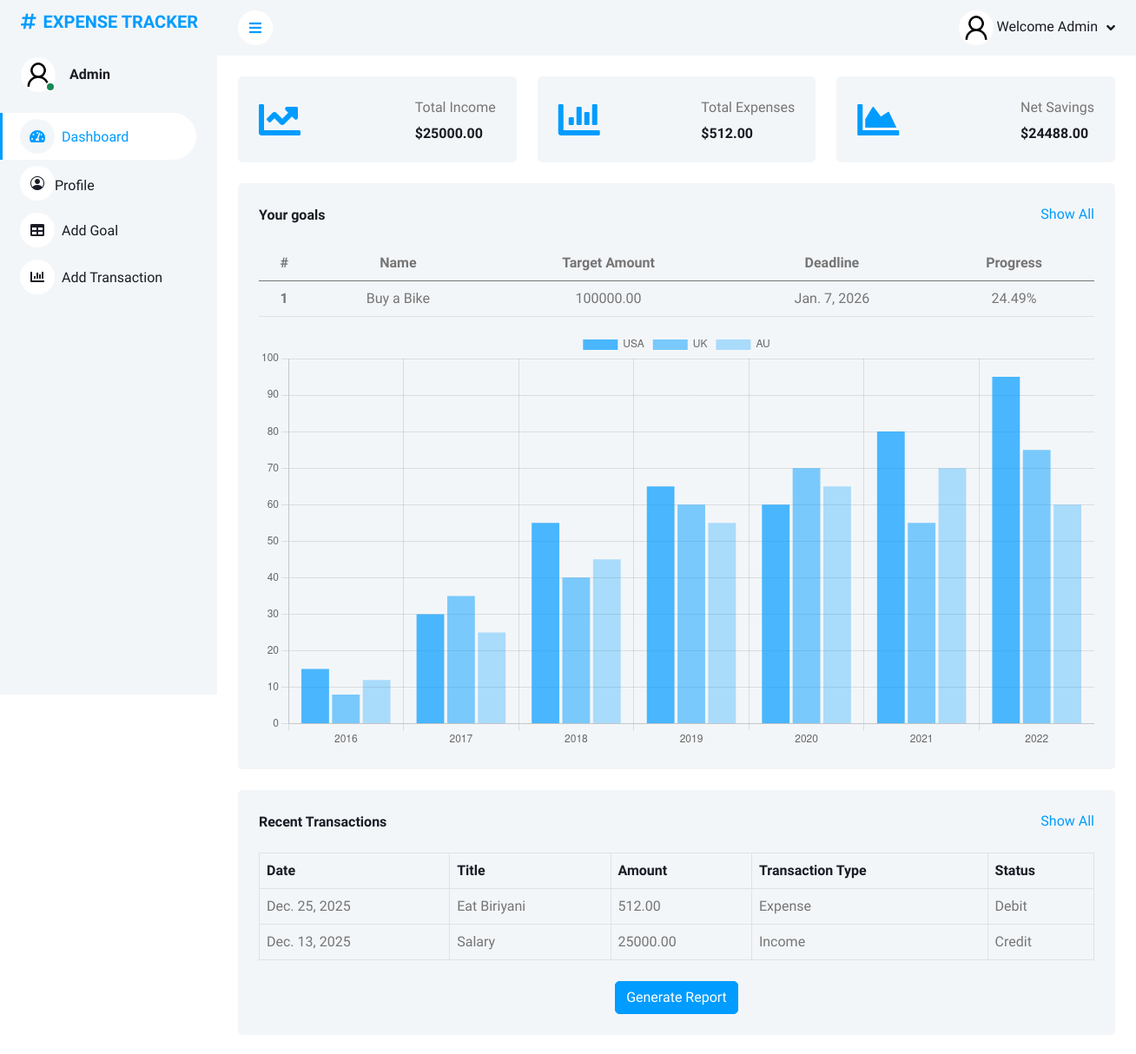
Page / (signed in, upper part) on the earlier database version.
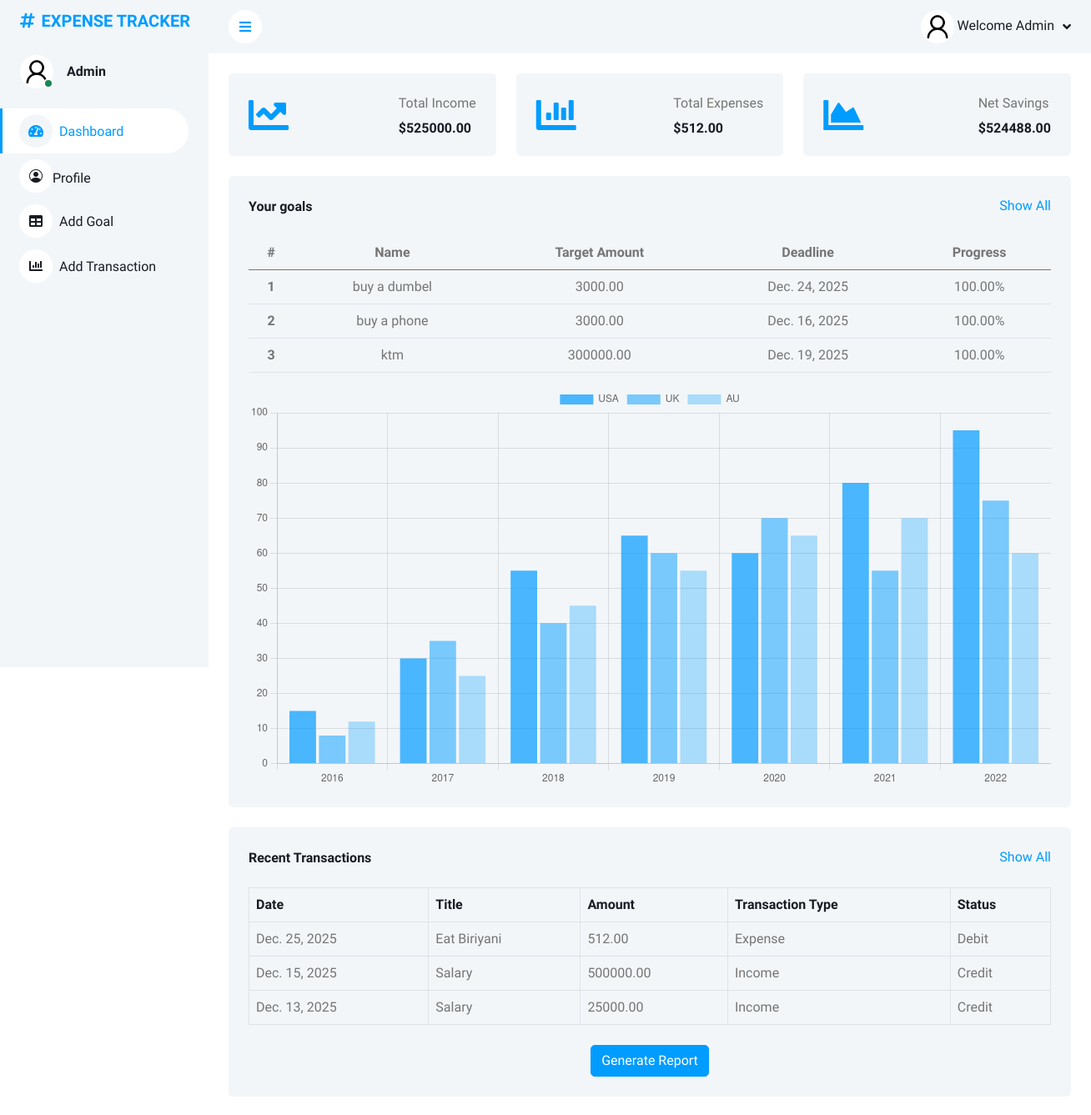
Same page on the later database version.
### exp_app/models.py (models this page shows, shortened)
class Goal(models.Model):
    user = models.ForeignKey(User, on_delete=models.CASCADE)
    name = models.CharField(max_length=255)
    target_amount = models.DecimalField(max_digits=10,decimal_places=2)
    deadline = models.DateField()

class Transaction(models.Model):
    TRANSACTION_TYPES = [
        ('Income','Income'),
        ('Expense','Expense')
    ]
    user = models.ForeignKey(User, on_delete=models.CASCADE)
    title = models.CharField(max_length=255)
    amount = models.DecimalField(max_digits=10,decimal_places=2)
    transaction_type = models.CharField(max_length=10,choices=TRANSACTION_TYPES)
    date = models.DateField()
    category = models.CharField(max_length=255)

### exp_app/views.py (the view)
# urls.py: path('',DashboardView.as_view(),name='dashboard'),
class DashboardView(LoginRequiredMixin,View):
    def get(self,request,*args,**kwargs):
        categories, amounts = summarize_expense_data(request.user)
        chart_data = None
        if categories and amounts:
            chart_data = get_bar_chart(categories, amounts)
        transactions = Transaction.objects.filter(user=request.user).order_by('-date')[:5]
        goals = Goal.objects.filter(user=request.user)[:5]
        trfilter = Transaction.objects.filter(user=request.user)
        total_income = Transaction.objects.filter(user=request.user,transaction_type='Income').aggregate(Sum('amount'))['amount__sum'] or 0
        total_expense = Transaction.objects.filter(user=request.user,transaction_type='Expense').aggregate(Sum('amount'))['amount__sum'] or 0
        net_savings = total_income-total_expense
        remaining_savings = net_savings
        goal_progress = []
        for goal in goals:
            if remaining_savings >= goal.target_amount:
                goal_progress.append({'goal':goal,'progress':100})
                remaining_savings -= goal.target_amount
            elif remaining_savings > 0:
                progress = (remaining_savings / goal.target_amount) * 100 # 24488 /
                goal_progress.append({'goal':goal,'progress':progress})
                remaining_savings = 0
            else:
                goal_progress.append({'goal':goal,'progress':0})
        context = {
            'trfilter':trfilter,
            'total_income':total_income,
            'total_expense':total_expense,
            'transactions':transactions,
            'net_savings':net_savings,
            'goal_progress':goal_progress,
            'chart_data':chart_data
        }
        return render(request, 'dashboard.html',context)

### exp_app/views.py (called while the page is built)
def summarize_expense_data(user):
    expenses = Transaction.objects.filter(user=user, transaction_type='Expense')
    df = pd.DataFrame(list(expenses.values('category','amount')))
    if df.empty:
        return None,None
    summary = df.groupby('category')['amount'].sum().sort_values(ascending=False)
    categories = summary.index.tolist()
    amounts = summary.values.tolist()
    return categories, amounts

def get_bar_chart(categories, amounts):
    plt.switch_backend('Agg')
    plt.figure(figsize=(10, 6))
    plt.bar(categories, amounts, color='skyblue')
    plt.xticks(rotation=45, ha='right')
    plt.title('Expenses by Category')
    plt.xlabel('Category')
    plt.ylabel('Amount')
    plt.tight_layout()
    buf = io.BytesIO()
    plt.savefig(buf, format='png')
    buf.seek(0)
    plt.close() # Close the figure to free memory
    image_base64 = base64.b64encode(buf.read()).decode('utf-8')
    buf.close()
    return image_base64

### templates/dashboard.html (shortened to what the changed rows need)
{% extends 'base.html' %}
         {% block content %}
            <div class="container-fluid pt-4 px-4">
                <div class="row g-4">
                    <div class="col-sm-6 col-xl-4">
                        <div class="bg-light rounded d-flex align-items-center justify-content-between p-4">
                            <div class="ms-3">
                                <p class="mb-2">Total Income</p>
                                <h6 class="mb-0">${{total_income|floatformat:2}}</h6>
                            </div>
                        </div>
                    </div>
                    <div class="col-sm-6 col-xl-4">
                        <div class="bg-light rounded d-flex align-items-center justify-content-between p-4">
                            <div class="ms-3">
                                <p class="mb-2">Net Savings</p>
                                <h6 class="mb-0">${{net_savings|floatformat:2}}</h6>
                            </div>
                        </div>
                    </div>
                </div>
            </div>
            <div class="container-fluid pt-4 px-4">
                <div class="row g-4">
                    <div class="col-12">
                        <div class="bg-light text-center rounded p-4">
                            <table class="table">
                                <thead>
                                    <tr>
                                    <th scope="col">#</th>
                                    <th scope="col">Name</th>
                                    <th scope="col">Target Amount</th>
                                    <th scope="col">Deadline</th>
                                    <th scope="col">Progress</th>
                                    </tr>
                                </thead>
                                <tbody>
                                    {% for item in goal_progress %}
                                    <tr>
                                    <th scope="row">{{forloop.counter}}</th>
                                    <td>{{item.goal.name}}</td>
                                    <td>{{item.goal.target_amount|floatformat:2}}</td>
                                    <td>{{item.goal.deadline}}</td>
                                    <td>{{item.progress|floatformat:2}}%</td>
                                    </tr>
                                    {% endfor %}
                                </tbody>
                                </table>
                        </div>
                    </div>
                </div>
            </div>
            <div class="container-fluid pt-4 px-4">
                <div class="bg-light text-center rounded p-4">
                    <div class="table-responsive">
                        <table class="table text-start align-middle table-bordered table-hover mb-0">
                            <thead>
                                <tr class="text-dark">
                                    <th scope="col">Date</th>
                                    <th scope="col">Title</th>
                                    <th scope="col">Amount</th>
                                    <th scope="col">Transaction Type</th>
                                    <th scope="col">Status</th>
                                </tr>
                            </thead>
                            <tbody>
                                {% for transaction in transactions %}
                                <tr>
                                    <td>{{transaction.date}}</td>
                                    <td>{{transaction.title}}</td>
                                    <td>{{transaction.amount|floatformat:2}}</td>
                                    <td>{{transaction.transaction_type}}</td>
                                    {% if transaction.transaction_type == 'Income' %}
                                    <td>Credit</td>
                                    {% else %}
                                    <td>Debit</td>
                                    {% endif %}
                                </tr>
                                {% endfor %}
                            </tbody>
                        </table>
                    </div>
                    <br>
                </div>
            </div>
        {% endblock %}

Differences in the rows shown:
removed Goal: goal.name "Buy a Bike", goal.target_amount "100000.00", goal.deadline "Jan. 7, 2026", progress "24.49"
added Goal: goal.name "buy a dumbel", goal.target_amount "3000.00", goal.deadline "Dec. 24, 2025", progress "100.00"
added Goal: goal.name "buy a phone", goal.target_amount "3000.00", goal.deadline "Dec. 16, 2025", progress "100.00"
added Goal: goal.name "ktm", goal.target_amount "300000.00", goal.deadline "Dec. 19, 2025", progress "100.00"
added Transaction: shows "Credit"
Other differences:
{{ total_income|floatformat:2 }}: "25000.00" → "525000.00"
{{ net_savings|floatformat:2 }}: "24488.00" → "524488.00"
